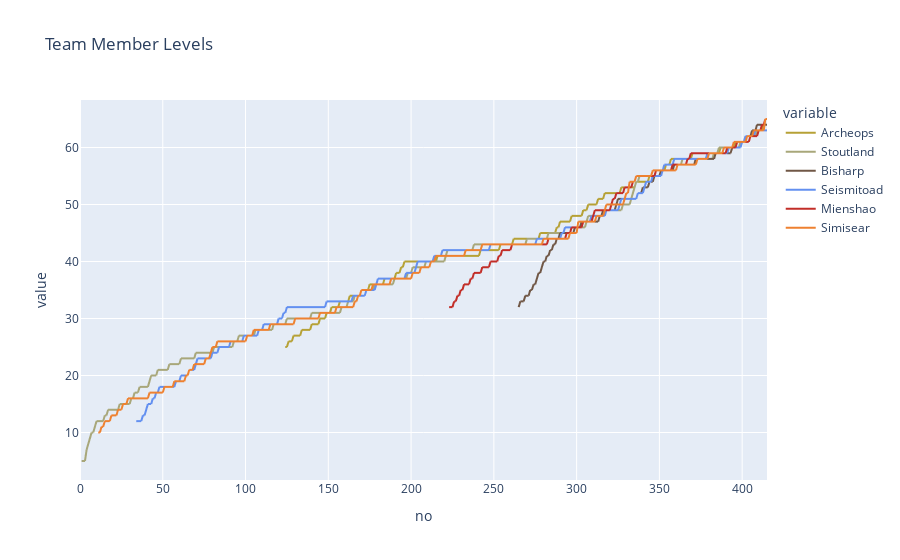

This figure's notebook cell:
### Code cell
max_event_no = data['no'].max()
team_levels = (
    data
    .pivot_table(values='level',index=['no','location_name'],columns='team_member',aggfunc='max')
    .reset_index()
    .set_index('no')
    .reindex(np.arange(data.index.min(),max_event_no+1))
    .rename(columns={'location_name':'_location_name'})
)
team_levels[list(team)] = team_levels[list(team)].ffill()
display(team_levels)
(px
    .line(team_levels,
        x=team_levels.index,
        y=list(team),
        color_discrete_map=team_member_color_discrete_map,
        title=f"Team Member Levels")
    .update_layout(hovermode='x')
    .update_traces(hovertemplate="%{y}")
)

### Figure 1 — Plotly figure (JSON) as saved in the notebook; plotly's stock layout.template omitted (floating-point values rounded to 4 significant figures; data arrays with more than 128 entries replaced by an {"elided": "..."} marker saying what was removed)
{"data": [{"hovertemplate": "%{y}", "legendgroup": "Archeops", "line": {"color": "#B6A136", "dash": "solid"}, "marker": {"symbol": "circle"}, "mode": "lines", "name": "Archeops", "showlegend": true, "type": "scattergl", "x": {"elided": "416 int values"}, "xaxis": "x", "y": {"elided": "416 int values"}, "yaxis": "y"}, {"hovertemplate": "%{y}", "legendgroup": "Stoutland", "line": {"color": "#A8A77A", "dash": "solid"}, "marker": {"symbol": "circle"}, "mode": "lines", "name": "Stoutland", "showlegend": true, "type": "scattergl", "x": {"elided": "416 int values"}, "xaxis": "x", "y": {"elided": "416 int values"}, "yaxis": "y"}, {"hovertemplate": "%{y}", "legendgroup": "Bisharp", "line": {"color": "#705746", "dash": "solid"}, "marker": {"symbol": "circle"}, "mode": "lines", "name": "Bisharp", "showlegend": true, "type": "scattergl", "x": {"elided": "416 int values"}, "xaxis": "x", "y": {"elided": "416 int values"}, "yaxis": "y"}, {"hovertemplate": "%{y}", "legendgroup": "Seismitoad", "line": {"color": "#6390F0", "dash": "solid"}, "marker": {"symbol": "circle"}, "mode": "lines", "name": "Seismitoad", "showlegend": true, "type": "scattergl", "x": {"elided": "416 int values"}, "xaxis": "x", "y": {"elided": "416 int values"}, "yaxis": "y"}, {"hovertemplate": "%{y}", "legendgroup": "Mienshao", "line": {"color": "#C22E28", "dash": "solid"}, "marker": {"symbol": "circle"}, "mode": "lines", "name": "Mienshao", "showlegend": true, "type": "scattergl", "x": {"elided": "416 int values"}, "xaxis": "x", "y": {"elided": "416 int values"}, "yaxis": "y"}, {"hovertemplate": "%{y}", "legendgroup": "Simisear", "line": {"color": "#EE8130", "dash": "solid"}, "marker": {"symbol": "circle"}, "mode": "lines", "name": "Simisear", "showlegend": true, "type": "scattergl", "x": {"elided": "416 int values"}, "xaxis": "x", "y": {"elided": "416 int values"}, "yaxis": "y"}], "layout": {"hovermode": "x", "legend": {"title": {"text": "variable"}, "tracegroupgap": 0}, "title": {"text": "Team Member Levels"}, "xaxis": {"anchor": "y", "domain": [0, 1], "title": {"text": "no"}}, "yaxis": {"anchor": "x", "domain": [0, 1], "title": {"text": "value"}}}}
